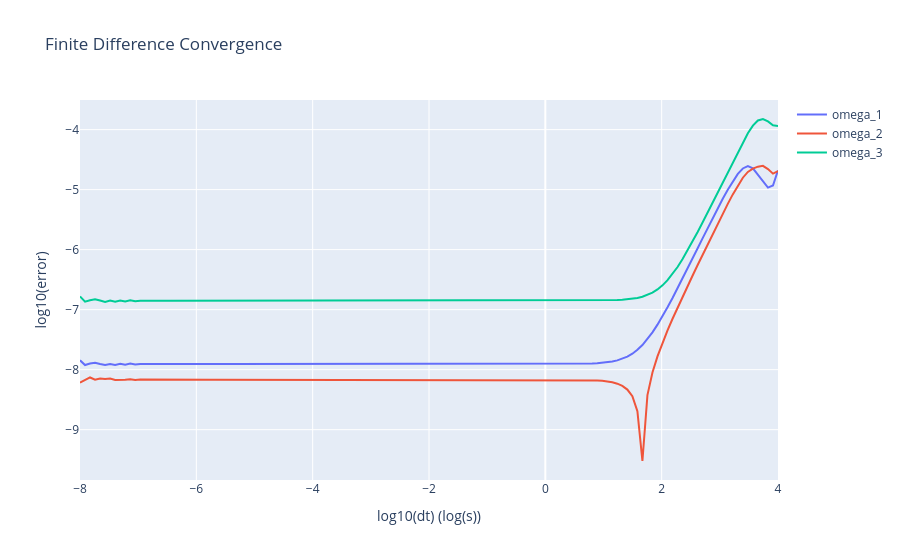
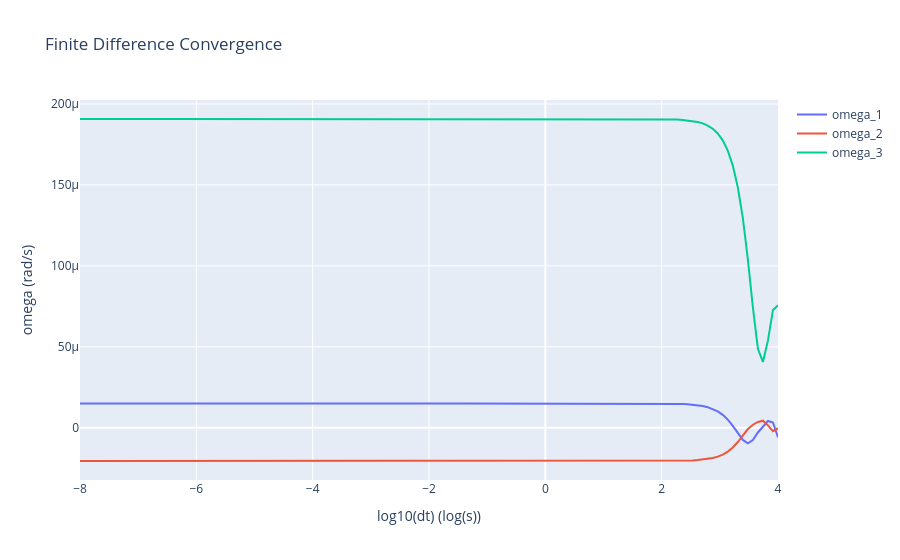

Source (notebook cell) for these figures, in order:
### Markdown cell above
### Task 5
#### Relative pointing reference frame

### Code cell
import numpy as np
from reference_frames import Reference
from misc_functions import create_submission_txt,vector_extract
from plotting_functions import plot_2d
ref_lmo = Reference('lmo')

# Finding state and creating submission files
gmo_relative = ref_lmo.gmo_pointing_ref(330,dt = 1,terminal_out=True)
create_submission_txt('submission_files/m2_t5_RN330',gmo_relative['RN'])
create_submission_txt('submission_files/m2_t5_w330',gmo_relative['RN'].T @ gmo_relative['omega'])


# Calculating logarithmic convergence plots
dt_list = 10**np.linspace(-8,4,140)
omega = []
line_names = []
error1 = []
error2 = []
error3 = []

# Determining omega for each value of dt
ref_truth = ref_lmo.gmo_pointing_ref(330,dt=1e-9)
omega_truth = ref_truth['omega']

for dt in dt_list:
    gmo_relative = ref_lmo.gmo_pointing_ref(330,dt = dt)
    omega.append(gmo_relative['omega'])

# Calculating the error
for i in range(len(omega)):
    error1.append(np.log10(np.abs(omega[i][0] - omega_truth[0])))
    error2.append(np.log10(np.abs(omega[i][1] - omega_truth[1])))
    error3.append(np.log10(np.abs(omega[i][2] - omega_truth[2])))
dt_log = [np.log10(dt) for dt in dt_list]

# Creating individual lists
w1,w2,w3 = vector_extract(omega)
x_log= [dt_log,dt_log,dt_log]
x = [dt_list,dt_list,dt_list]
# Plotting
line_names = ['omega_1','omega_2','omega_3']
plot_2d(y=[error1,error2,error3],x=x_log,xlabel='log10(dt) (log(s))',ylabel='log10(error)',line_name=line_names,title='Finite Difference Convergence')
plot_2d(y=[w1,w2,w3],x=x_log,xlabel='log10(dt) (log(s))',ylabel='omega (rad/s)',line_name=line_names,title='Finite Difference Convergence')

### Figure 1 — Plotly figure (JSON) as saved in the notebook; plotly's stock layout.template omitted (floating-point values rounded to 4 significant figures; data arrays with more than 128 entries replaced by an {"elided": "..."} marker saying what was removed)
{"data": [{"mode": "lines", "name": "omega_1", "type": "scatter", "x": {"elided": "140 float values"}, "y": {"elided": "140 float values"}}, {"mode": "lines", "name": "omega_2", "type": "scatter", "x": {"elided": "140 float values"}, "y": {"elided": "140 float values"}}, {"mode": "lines", "name": "omega_3", "type": "scatter", "x": {"elided": "140 float values"}, "y": {"elided": "140 float values"}}], "layout": {"title": {"text": "Finite Difference Convergence"}, "xaxis": {"title": {"text": "log10(dt) (log(s))"}}, "yaxis": {"title": {"text": "log10(error)"}}}}

### Figure 2 — Plotly figure (JSON) as saved in the notebook; plotly's stock layout.template omitted (floating-point values rounded to 4 significant figures; data arrays with more than 128 entries replaced by an {"elided": "..."} marker saying what was removed)
{"data": [{"mode": "lines", "name": "omega_1", "type": "scatter", "x": {"elided": "140 float values"}, "y": {"elided": "140 float values"}}, {"mode": "lines", "name": "omega_2", "type": "scatter", "x": {"elided": "140 float values"}, "y": {"elided": "140 float values"}}, {"mode": "lines", "name": "omega_3", "type": "scatter", "x": {"elided": "140 float values"}, "y": {"elided": "140 float values"}}], "layout": {"title": {"text": "Finite Difference Convergence"}, "xaxis": {"title": {"text": "log10(dt) (log(s))"}}, "yaxis": {"title": {"text": "omega (rad/s)"}}}}
